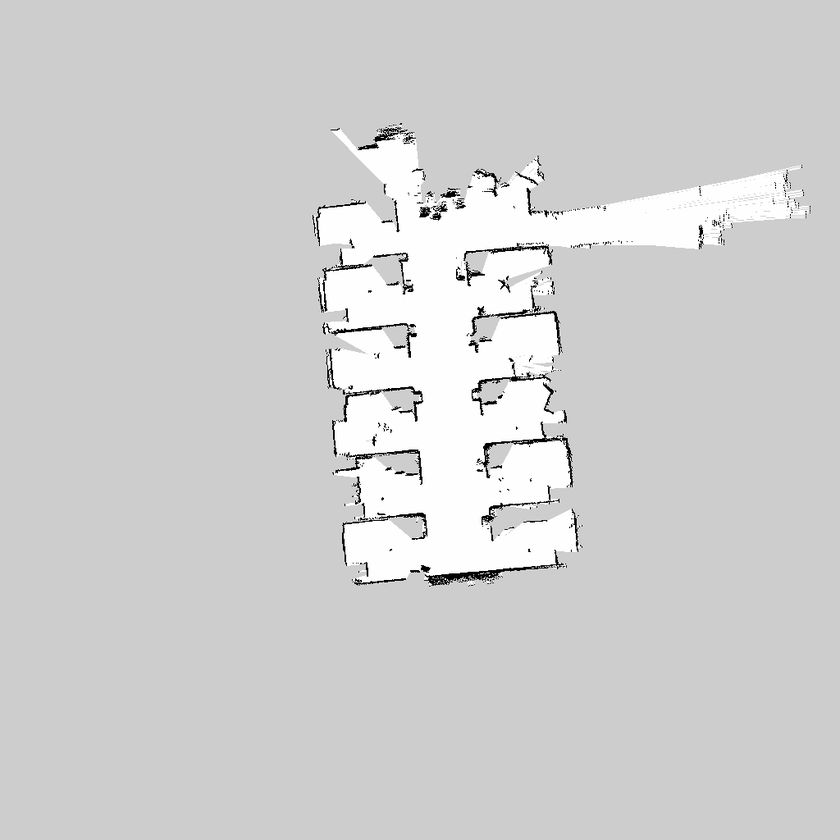
#> input picture catkin_ws/src/stingray_camera/maps/map.pgm, 840 x 840 px, shrunk from 1024 x 1024 before the run
$ python map_to_global.py
#> lines starting #> are read from the running program, lines starting #| are printed output that depends on the picture; after the words box and inside, x2 and y2 are one past the last pixel; in counts of white or black regions, pixels touching at a corner belong together
import rospy
import cv2
from matplotlib import pyplot as plt

if __name__ == "__main__":
    rospy.init_node("map_to_global")
#> (this line was passed over: rospy is not available in this run)

    print("x")
    # read in map
    map_raw = cv2.imread("../maps/map.pgm")
#> map_raw is the input picture: shape (840, 840, 3); min 0, max 255, mean 208.6
    print(map_raw[:10, :10])
#> (printed output is left out)
    w = map_raw.shape[0]
#> w = 840
    h = map_raw.shape[1]
#> h = 840

    center = (w//2, h//2)
#> center = (420, 420)
    print(center)
#| (420, 420)

    # original corner value
    sample_gray = map_raw[0, 0]
#> sample_gray = [205, 205, 205]
    print(sample_gray)
#| [205 205 205]

    # set all black values to a little less than black
    map_raw[map_raw == 0] = 1
#> map_raw: shape (840, 840, 3); 0.35% of pixels changed, all inside (x1, y1, x2, y2) = (313, 123, 786, 585)

    # draw dot on center
    # cv2.circle(map_raw, center, 5, (0, 0, 255), -1)

    # cv2.imshow("raw map", map_raw)
    # cv2.waitKey(0)

    angle = -6

    M = cv2.getRotationMatrix2D(center, angle, scale=1.0)
    rotated = cv2.warpAffine(map_raw, M, (w, h))
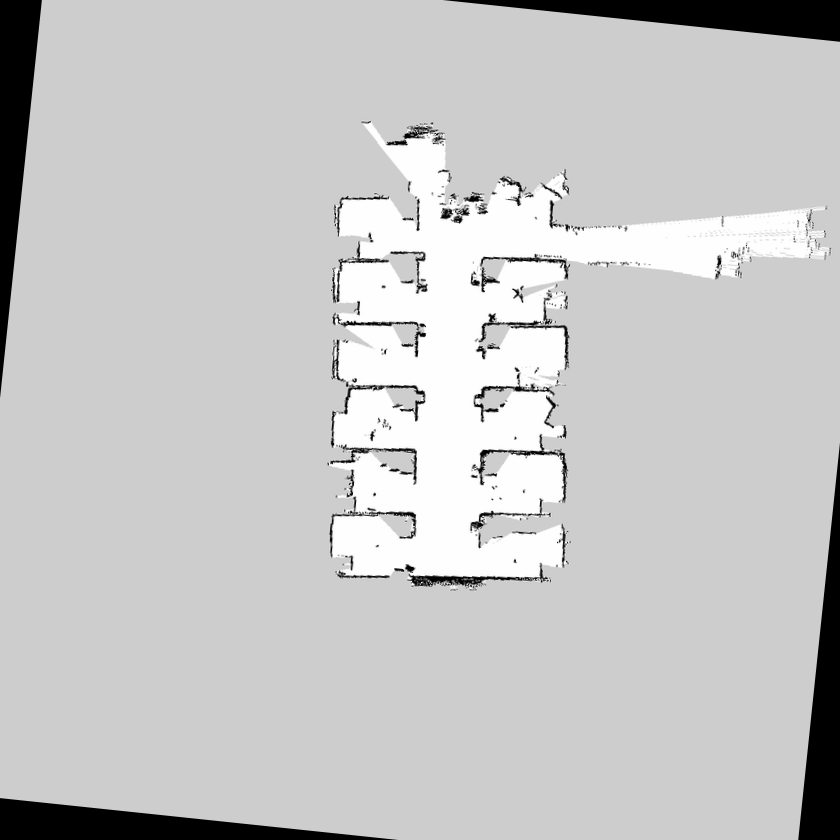
#> rotated: shape (840, 840, 3); min 0, max 255, mean 198.9

    # set all black values to a sample_gray
    rotated[rotated == 0] = sample_gray[0]
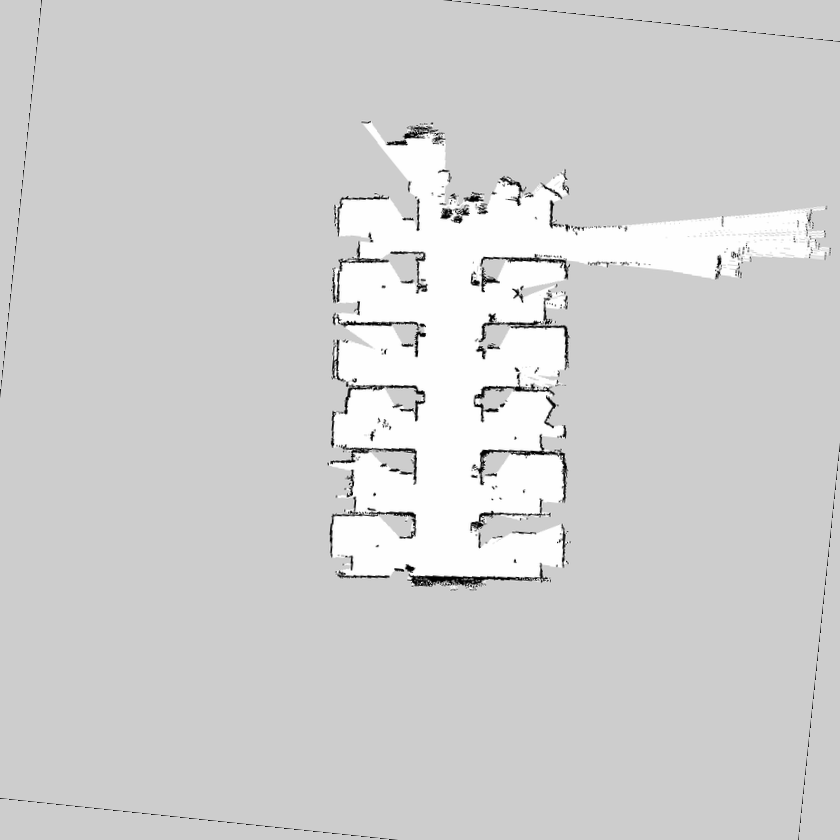
#> rotated: shape (840, 840, 3); 4.61% of pixels changed, all inside (x1, y1, x2, y2) = (0, 0, 840, 840)
    # set all almost black back to black
    rotated[rotated == 1] = 0
#> rotated: shape (840, 840, 3); 0.04% of pixels changed, all inside (x1, y1, x2, y2) = (332, 128, 567, 585)


    # cv2.imshow("rotated map", rotated)
    # cv2.waitKey(0)

    # make sure map is still gray
    rotated = cv2.cvtColor(rotated, cv2.COLOR_BGR2GRAY)
#> rotated: shape (840, 840)

    # save rotated map
    cv2.imwrite("../maps/map_rotated.pgm", rotated)
